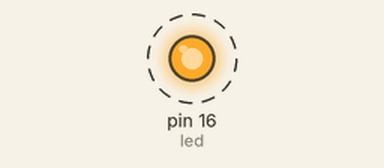
A sketch run on a simulated Arduino Uno, built with avr-gcc and run on an emulated ATmega328P. Shown: output pins drawn as LEDs (lit = HIGH). Dashed ring = blinking. What the sketch prints to the serial monitor is not drawn.

Above: at 0.05 s.
Timing chart, 0 to 3.0 s (numbered marks = the images above):
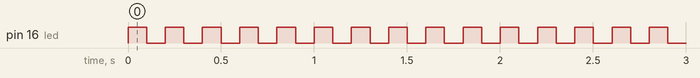

The sketch:

Project1.ino
```cpp
int led = 16;
void setup() {
  pinMode(led, OUTPUT);
  Serial.begin(115200);
}

void loop() {
  digitalWrite(led, HIGH);
  Serial.println("LED ON");
  delay(100);
  digitalWrite(led, LOW);
  Serial.println("LED OFF");
  delay(100);
}
```

Measured:
- by itself, pin 16 (led): alternates HIGH for 0.10 s and LOW for 0.10 s
